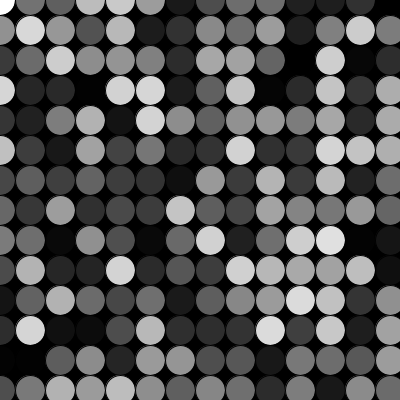
Frame 1 (no input)
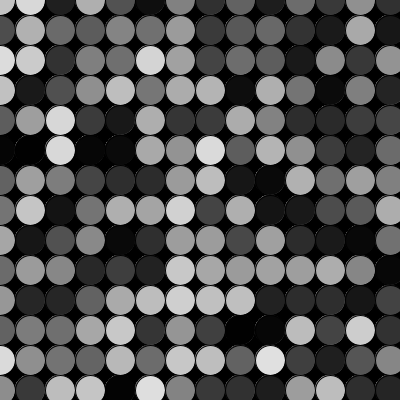
Frame 60 (the mouse pressed at the canvas centre just before this capture)
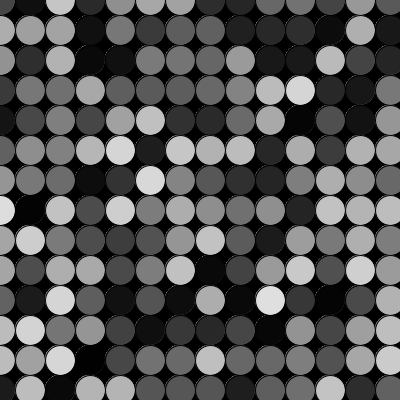
Frame 120 (the mouse held since frame 60 and released just before this capture)

The Processing sketch that drew these frames (run headless with seeded random() and noise(); from frame 60 on, the mouse is pressed at the canvas centre):

// Processing sketch: p1
// ── p1.pde
void setup(){
  size(400,400);
  background (0);
}

void draw (){
  
  
  //blanco y negro
  for (int i=0; i<width;i++){
    for (int j=0; j< height;j++){
    ellipse (i*30,j*30,30,30);
    fill (random(225));
  
  
    
    
    }}}
